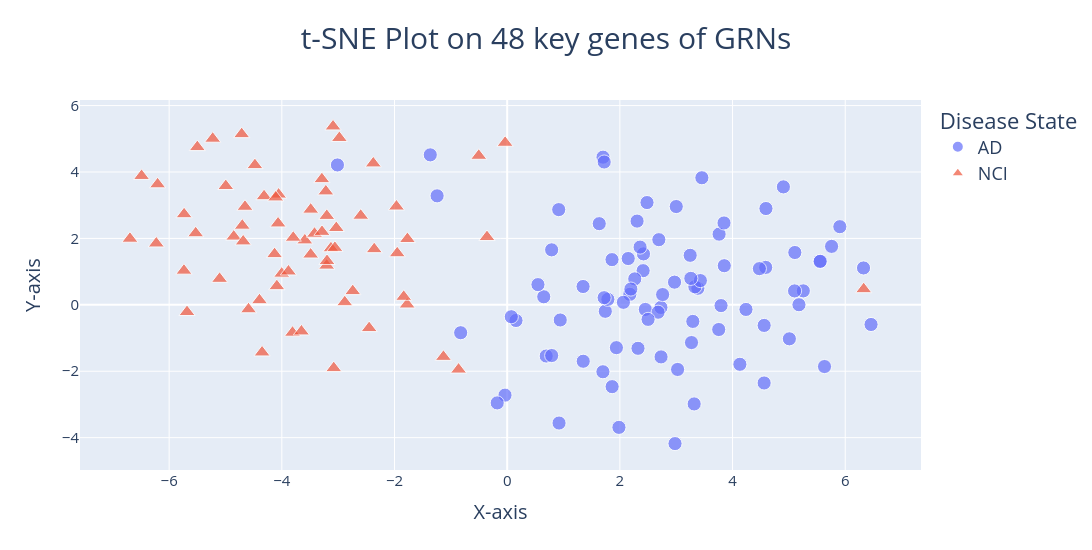

The notebook cell this image was saved under:
### Code cell
from sklearn.manifold import TSNE
from tqdm import tqdm
import pandas as pd
import random
from sklearn.decomposition import PCA
from sklearn.model_selection import train_test_split
from sklearn.linear_model import LogisticRegression
from sklearn.metrics import accuracy_score, classification_report, confusion_matrix
from sklearn.preprocessing import StandardScaler
import plotly.express as px
from sklearn.neighbors import KNeighborsClassifier
Y = outlier_corrected_combined.loc[:,'Label']
#Y = Y.replace({'NCI':1,'AD':0})
for i in tqdm(range(15999,16000,1)):
    #important_genes = list(df.iloc[0:i,].Genes)
    X_ = outlier_corrected_combined.drop(columns = ['Label'])[l]
    
    scaler = StandardScaler()
    pca = PCA(n_components=2)
    
    X_scaled = scaler.fit_transform(X_)
    tsne = TSNE(n_components=2, random_state = 43)

    
    X_low_d =tsne.fit_transform(X_scaled)


 
    
    
    print(X_low_d.shape)
    print(X_.shape)
    df = pd.DataFrame({'X': X_tsne[:, 0], 'Y': X_tsne[:, 1], 'Label': Y})
    df['point_size'] = 5
    #plt.scatter(X_tsne[:,0], X_tsne[:,1], c= Y, cmap = 'viridis')
    
    fig = px.scatter(df, x='X', y='Y', color='Label', title='t-SNE Plot on 48 key genes of GRNs ',size ='point_size',size_max=10,
                 labels={'X': 'X-axis', 'Y': 'Y-axis', 'Label': 'Disease State'},
                 template='plotly', symbol='Label', symbol_sequence=['circle', 'triangle-up'])


    fig.update_layout(
    
        title_x=0.5,  # Set the x-position of the title to center
        title_y=0.95  # Set the y-position of the title to center
    )
    fig.update_layout(legend=dict(font=dict(size=18)), yaxis = dict(tickfont = dict(size=15)), xaxis = dict(tickfont = dict(size=15)))
    fig.update_layout(xaxis=dict(title=(dict(font=dict(size=20)))),yaxis=dict(title=(dict(font=dict(size=20)))))
    fig.update_layout(width = 1100, height = 550)
# Convert Plotly figure to Matplotlib figure
    fig.update_layout(title=(dict(font=dict(size=30))))
    fig.show()
    fig.write_html("plotly_figure_key_genes.html")

   # plt.title(str(accuracy) + '_'+str(recall_score(y,y_pred, pos_label = 0))+ '_'+ str(recall_score(y,y_pred, pos_label = 1)))
    plt.show()

### Figure 1 — Plotly figure (JSON) as saved in the notebook; plotly's stock layout.template omitted (floating-point values rounded to 4 significant figures)
{"data": [{"hovertemplate": "Disease State=AD<br>X-axis=%{x}<br>Y-axis=%{y}<br>point_size=%{marker.size}<extra></extra>", "legendgroup": "AD", "marker": {"color": "#636efa", "size": [5, 5, 5, 5, 5, 5, 5, 5, 5, 5, 5, 5, 5, 5, 5, 5, 5, 5, 5, 5, 5, 5, 5, 5, 5, 5, 5, 5, 5, 5, 5, 5, 5, 5, 5, 5, 5, 5, 5, 5, 5, 5, 5, 5, 5, 5, 5, 5, 5, 5, 5, 5, 5, 5, 5, 5, 5, 5, 5, 5, 5, 5, 5, 5, 5, 5, 5, 5, 5, 5, 5, 5, 5, 5, 5, 5, 5, 5, 5, 5, 5, 5, 5, 5, 5], "sizemode": "area", "sizeref": 0.05, "symbol": "circle"}, "mode": "markers", "name": "AD", "orientation": "v", "showlegend": true, "type": "scatter", "x": [4.588, 2.692, 0.6491, 5.105, 1.347, 1.741, 1.349, -1.244, 1.983, 1.787, 2.177, 2.148, 5.55, 5.256, 2.729, 0.7892, 3.384, 0.9203, 6.325, 3.761, 2.413, 3.331, 2.264, 4.238, -3.013, 3.429, 4.561, 1.701, 5.758, 2.419, 4.56, 2.063, 3.295, 1.863, 0.9146, 5.632, 0.1563, 5.557, 2.452, 3.318, -0.03897, 1.721, 3.796, 1.86, 3.26, 3.271, 3.853, 3.455, 0.9415, -0.1771, 2.678, 3.025, 1.939, 0.5461, 3.001, 5.101, -1.365, 2.731, 0.6923, 2.195, 2.482, 2.97, 2.979, 2.305, -0.8258, 2.322, 2.501, 4.13, 4.476, 5.008, 1.634, 2.759, 3.848, 0.07316, 6.458, 1.721, 3.754, 4.902, 1.699, 0.7894, 5.904, 5.179, 4.593, 3.248, 2.359], "xaxis": "x", "y": [1.127, 1.962, 0.2421, 1.575, 0.5513, -0.1952, -1.699, 3.281, -3.69, 0.1656, 0.3158, 1.394, 1.304, 0.4203, -0.07939, 1.656, 0.4998, -3.56, 1.11, 2.128, 1.028, 0.5425, 0.7809, -0.1391, 4.212, 0.7301, -0.6202, 4.446, 1.76, 1.534, -2.354, 0.07515, -0.4993, -2.464, 2.867, -1.859, -0.4716, 1.311, -0.1391, -2.985, -2.72, 0.2141, -0.02374, 1.361, 0.7966, -1.136, 1.178, 3.826, -0.4568, -2.954, -0.2227, -1.946, -1.29, 0.6085, 2.96, 0.4186, 4.516, -1.568, -1.542, 0.4746, 3.079, 0.6826, -4.179, 2.521, -0.8401, -1.31, -0.4384, -1.791, 1.09, -1.024, 2.444, 0.3092, 2.465, -0.3589, -0.5919, 4.301, -0.7436, 3.552, -2.016, -1.527, 2.353, 0.002554, 2.9, 1.491, 1.738], "yaxis": "y"}, {"hovertemplate": "Disease State=NCI<br>X-axis=%{x}<br>Y-axis=%{y}<br>point_size=%{marker.size}<extra></extra>", "legendgroup": "NCI", "marker": {"color": "#EF553B", "size": [5, 5, 5, 5, 5, 5, 5, 5, 5, 5, 5, 5, 5, 5, 5, 5, 5, 5, 5, 5, 5, 5, 5, 5, 5, 5, 5, 5, 5, 5, 5, 5, 5, 5, 5, 5, 5, 5, 5, 5, 5, 5, 5, 5, 5, 5, 5, 5, 5, 5, 5, 5, 5, 5, 5, 5, 5, 5, 5, 5, 5, 5, 5, 5, 5], "sizemode": "area", "sizeref": 0.05, "symbol": "triangle-up"}, "mode": "markers", "name": "NCI", "orientation": "v", "showlegend": true, "type": "scatter", "x": [-2.979, -3.033, -0.03685, -4.702, -3.488, -6.696, -4.397, -3.202, -0.5042, -3.219, -1.132, -4.088, -2.883, -5.529, -1.771, -4.853, -5.683, -5.737, -4.654, -1.965, -0.3586, -4.002, -2.599, -2.36, -3.091, -6.205, -3.592, -4.315, -4.351, -3.204, -2.45, -2.741, -3.42, -4.591, -3.198, -3.798, -5.734, -4.057, -1.952, -4.686, -3.883, -3.81, -4.067, -4.713, -3.128, -3.287, -3.079, -4.129, 6.328, -4.478, -4.109, -4.995, -6.49, -1.776, -5.5, -2.377, -3.487, -3.289, -5.227, -1.836, -0.863, -3.058, -5.105, -3.652, -6.228], "xaxis": "x", "y": [5.026, 2.315, 4.881, 2.384, 1.516, 1.991, 0.1393, 2.678, 4.489, 3.417, -1.566, 0.5623, 0.07882, 2.155, 1.982, 2.056, -0.216, 1.029, 2.954, 2.961, 2.042, 0.9395, 2.683, 1.676, 5.373, 3.629, 1.942, 3.271, -1.433, 1.182, -0.7005, 0.4135, 2.142, -0.1337, 1.322, 2.022, 2.729, 3.321, 1.553, 1.911, 1.005, -0.839, 2.452, 5.14, 1.704, 2.198, -1.905, 1.528, 0.4714, 4.208, 3.235, 3.578, 3.882, 0.01119, 4.75, 4.259, 2.867, 3.785, 5.003, 0.2427, -1.949, 1.717, 0.7834, -0.8005, 1.848], "yaxis": "y"}], "layout": {"height": 550, "legend": {"font": {"size": 18}, "itemsizing": "constant", "title": {"text": "Disease State"}, "tracegroupgap": 0}, "title": {"font": {"size": 30}, "text": "t-SNE Plot on 48 key genes of GRNs ", "x": 0.5, "y": 0.95}, "width": 1100, "xaxis": {"anchor": "y", "autorange": true, "domain": [0, 1], "range": [-7.583, 7.346], "tickfont": {"size": 15}, "title": {"font": {"size": 20}, "text": "X-axis"}, "type": "linear"}, "yaxis": {"anchor": "x", "autorange": true, "domain": [0, 1], "range": [-4.974, 6.168], "tickfont": {"size": 15}, "title": {"font": {"size": 20}, "text": "Y-axis"}, "type": "linear"}}}
